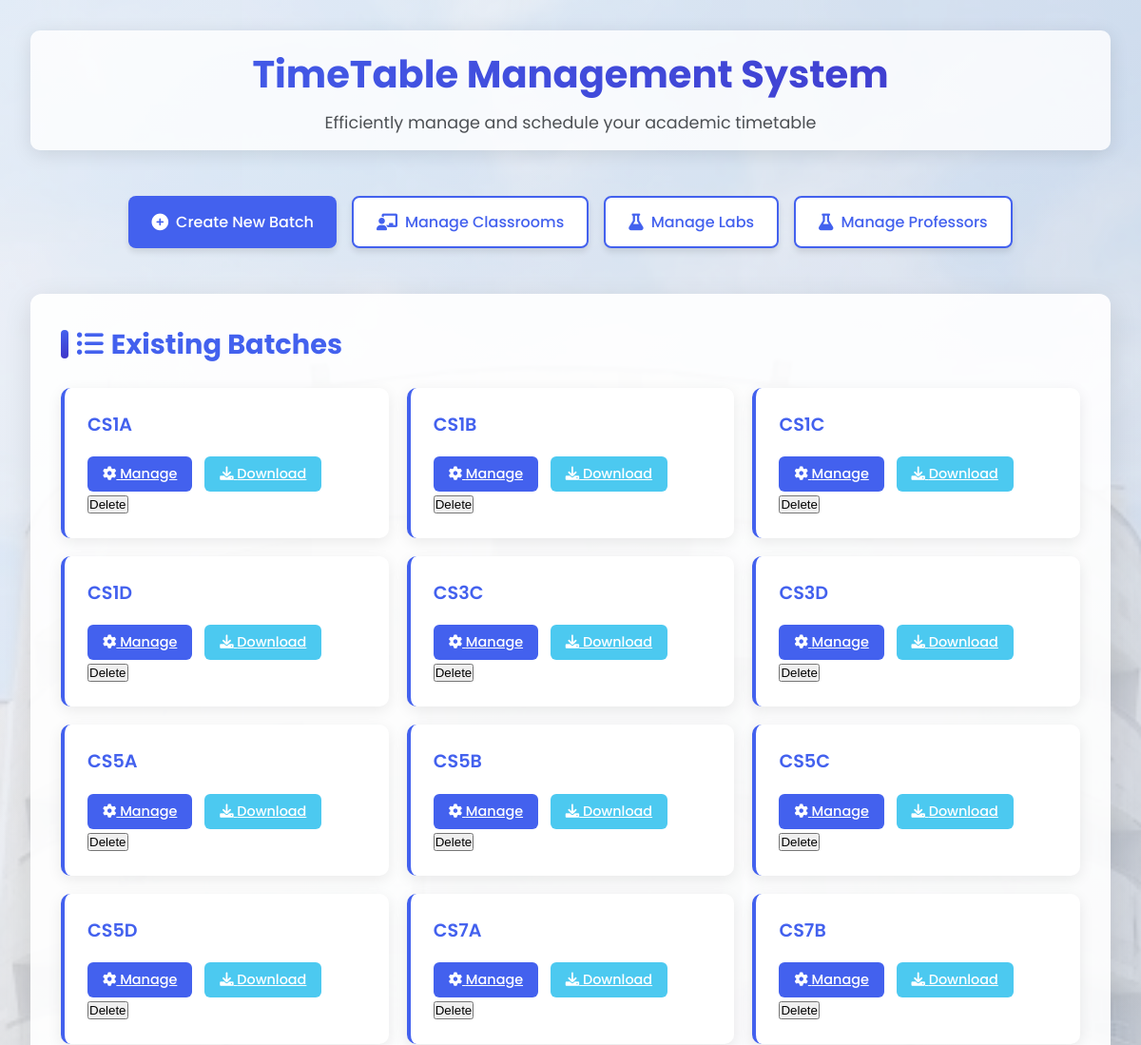
Before: / (upper part) with the older database file.
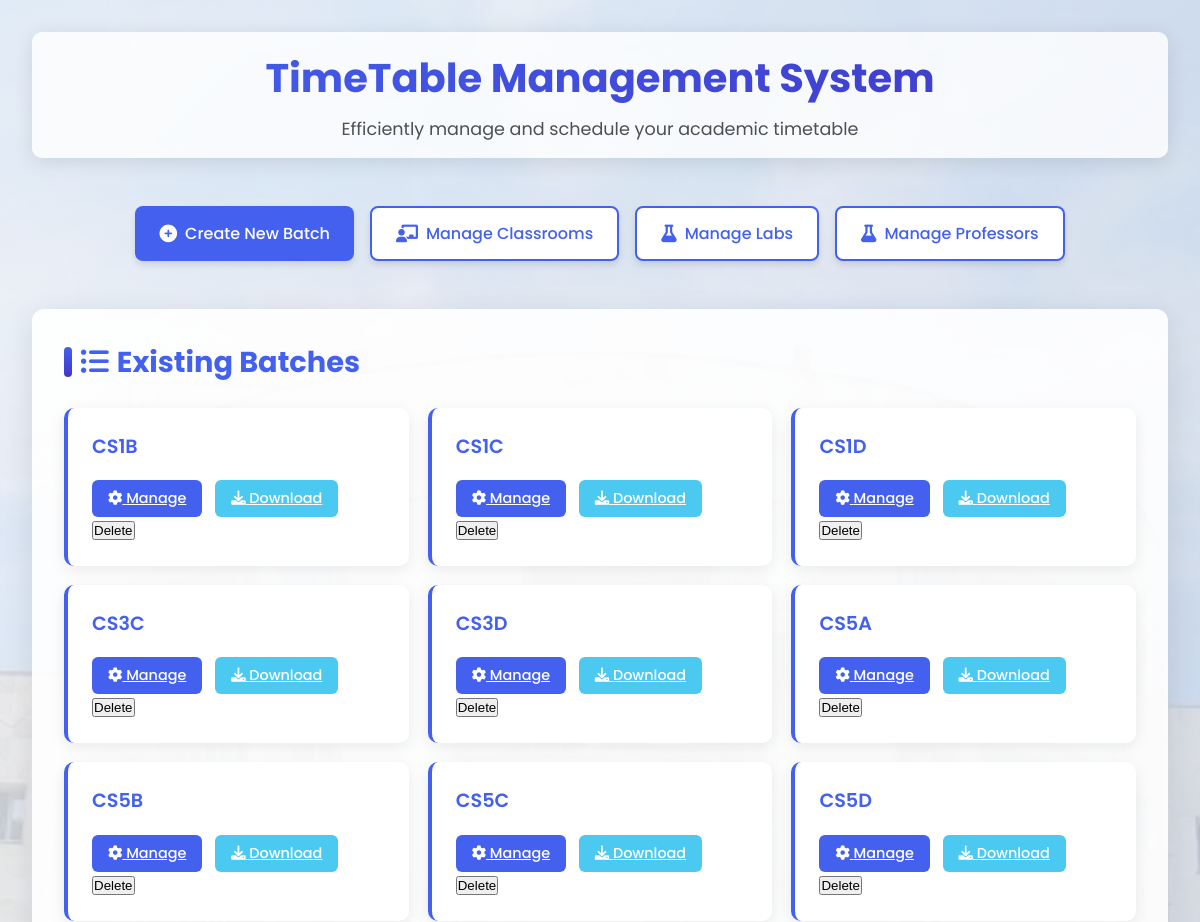
After: the same page with the newer database file.
### app.py (models this page shows)
class Batch(db.Model):
    id = db.Column(db.Integer, primary_key=True)
    name = db.Column(db.String(50), unique=True, nullable=False)
    capacity = db.Column(db.Integer, nullable=False)
    courses = db.relationship('Course', backref='batch', lazy=True)

### app.py (the view)
@app.route('/')
def index():
    batches = Batch.query.all()
    return render_template('index.html', batches=batches)

### templates/index.html (shortened to what this page needs)
<!DOCTYPE html>
<html lang="en">
<head>
    <link rel="stylesheet" href="https://cdnjs.cloudflare.com/ajax/libs/font-awesome/6.0.0-beta3/css/all.min.css">
</head>
<body>
    <div class="container">
        <header>
            <h1>TimeTable Management System</h1>
            <p class="subtitle">Efficiently manage and schedule your academic timetable</p>
        </header>
        <div class="actions">
            <a href="{{ url_for('create_batch') }}" class="btn btn-primary">
                <i class="fas fa-plus-circle icon"></i> Create New Batch
            </a>
            <a href="{{ url_for('manage_classrooms_type') }}" class="btn btn-secondary">
                <i class="fas fa-chalkboard-teacher icon"></i> Manage Classrooms
            </a>
            <a href="{{ url_for('manage_labs') }}" class="btn btn-secondary">
                <i class="fas fa-flask icon"></i> Manage Labs
            </a>
            <a href="{{ url_for('manage_professors') }}" class="btn btn-secondary">
                <i class="fas fa-flask icon"></i> Manage Professors
            </a>
        </div>
        <div class="card-container">
            <h2><i class="fas fa-list-ul"></i> Existing Batches</h2>
            {% if batches %}
            <div class="batch-list">
                {% for batch in batches %}
                <div class="batch-card">
                    <div class="batch-name">{{ batch.name }}</div>
                    <div class="batch-actions">
                        <a href="{{ url_for('manage_batch', batch_id=batch.id) }}" class="batch-btn manage">
                            <i class="fas fa-cog"></i> Manage
                        </a>
                        <a href="{{ url_for('download_timetable', batch_id=batch.id) }}" class="batch-btn download">
                            <i class="fas fa-download"></i> Download
                        </a>
                    </div>
                    <div>
                        <form action="{{ url_for('delete_batch', id=batch.id) }}" method="post" style="display:inline;">
                            <button type="submit" onclick="return confirm('Are you sure you want to delete {{ batch.name }}?');">
                            Delete
                            </button>
                        </form>
                    </div>
                </div>
                {% endfor %}
            </div>
            {% else %}
            <p style="text-align: center; color: #666; padding: 2rem 0;">No batches created yet. Create your first batch to get started!</p>
            {% endif %}
        </div>
    </div>
</body>
</html>

Changed rows visible on the page:
removed Batch: name "CS1A"
no longer on this page (row unchanged): Batch: name "CS7A"
no longer on this page (row unchanged): Batch: name "CS7B"
